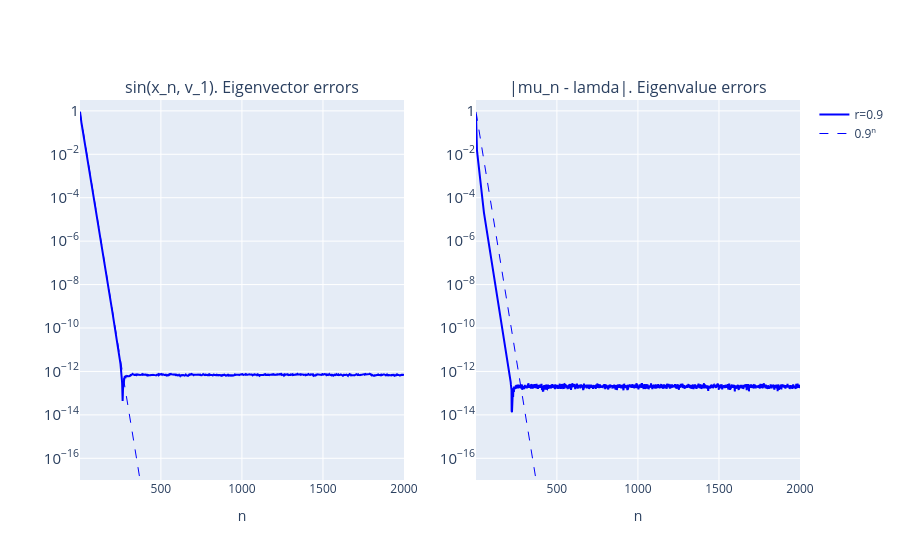

This figure's notebook cell:
### Markdown cell above
**(c) Two observations to explain.**
1. For this symmetric $A_r$ the eigenvalue error falls like $r^{2n}$ — twice as fast as the eigenvector error. You do not need to prove this (Module 4 will), but describe what you see and say why it is good news for PageRank-style uses.
2. Now repeat (b) for $r = 0.9$ only, with $A = P\,\mathrm{diag}(\dots)\,P^{-1}$ built by `similar_matrix`, where $P = U\,\mathrm{diag}(s)\,V^\top$ has orthogonal $U, V$ and singular values $s$ spread logarithmically from $1$ to $10^{-3}$, so that $\kappa(P) = 10^3$. Did the **rate** change? Did anything else change? Relate this to the role of $\kappa(P)$ in Lecture 3.1.

### Code cell
# YOUR CODE HERE for (c)2

k = 50
Q = random_orthogonal(k)
x0 = rng.standard_normal(k)

r = 0.9
# distribution between 1  and 10^(-3)
s = np.logspace(0, -3, k)
# two random orthogonal matrixes
U, V = random_orthogonal(k), random_orthogonal(k)
diagonal_matrix = np.diag(s)
P = U @ diagonal_matrix @ V.T
eigen_vals = np.concatenate(([1, r], np.linspace(-0.3 * r, 0.3 * r, k - 2)))
A = similar_matrix(eigen_vals, P)
v1 = P[:, 0]
A_vector_error, A_value_error = power_errors(A, v1, 1, n, x0)

steps = np.arange(1, n + 1)

# check
print(f'cond = {np.linalg.cond(P)}')
print(f'is v1 an eigen vector of A? {"Yes" if np.isclose(sla.norm(A @ v1 - v1), 0) else "No"} ')

# plots
fig = make_subplots(rows=1, cols=2,
                    subplot_titles=("sin(x_n, v_1). Eigenvector errors", "|mu_n - lamda|. Eigenvalue errors"))

vec_err = A_vector_error
val_err = A_value_error
r = 0.9
c = 'blue'
ref = r ** steps

for col, err in ((1, vec_err), (2, val_err)):
    fig.add_trace(go.Scatter(x=steps, y=err, name=f"r={r}",
                                line=dict(color=c), showlegend=(col == 1)), row=1, col=col)
    fig.add_trace(go.Scatter(x=steps, y=ref, name=f"{r}ⁿ",
                                line=dict(color=c, dash='dash', width=1),
                                showlegend=(col == 1)), row=1, col=col)

fig.update_yaxes(type="log", range=[-17, 0.5], exponentformat="power")
fig.update_xaxes(title_text="n")
fig.show()

### Figure 1 — Plotly figure (JSON) as saved in the notebook; plotly's stock layout.template omitted (floating-point values rounded to 4 significant figures; data arrays with more than 128 entries replaced by an {"elided": "..."} marker saying what was removed)
{"data": [{"line": {"color": "blue"}, "name": "r=0.9", "showlegend": true, "type": "scatter", "x": {"elided": "2000 int values"}, "xaxis": "x", "y": {"elided": "2000 float values"}, "yaxis": "y"}, {"line": {"color": "blue", "dash": "dash", "width": 1}, "name": "0.9ⁿ", "showlegend": true, "type": "scatter", "x": {"elided": "2000 int values"}, "xaxis": "x", "y": {"elided": "2000 float values"}, "yaxis": "y"}, {"line": {"color": "blue"}, "name": "r=0.9", "showlegend": false, "type": "scatter", "x": {"elided": "2000 int values"}, "xaxis": "x2", "y": {"elided": "2000 float values"}, "yaxis": "y2"}, {"line": {"color": "blue", "dash": "dash", "width": 1}, "name": "0.9ⁿ", "showlegend": false, "type": "scatter", "x": {"elided": "2000 int values"}, "xaxis": "x2", "y": {"elided": "2000 float values"}, "yaxis": "y2"}], "layout": {"annotations": [{"font": {"size": 16}, "showarrow": false, "text": "sin(x_n, v_1). Eigenvector errors", "x": 0.225, "xanchor": "center", "xref": "paper", "y": 1, "yanchor": "bottom", "yref": "paper"}, {"font": {"size": 16}, "showarrow": false, "text": "|mu_n - lamda|. Eigenvalue errors", "x": 0.775, "xanchor": "center", "xref": "paper", "y": 1, "yanchor": "bottom", "yref": "paper"}], "xaxis": {"anchor": "y", "domain": [0, 0.45], "title": {"text": "n"}}, "xaxis2": {"anchor": "y2", "domain": [0.55, 1], "title": {"text": "n"}}, "yaxis": {"anchor": "x", "domain": [0, 1], "exponentformat": "power", "range": [-17, 0.5], "type": "log"}, "yaxis2": {"anchor": "x2", "domain": [0, 1], "exponentformat": "power", "range": [-17, 0.5], "type": "log"}}}
